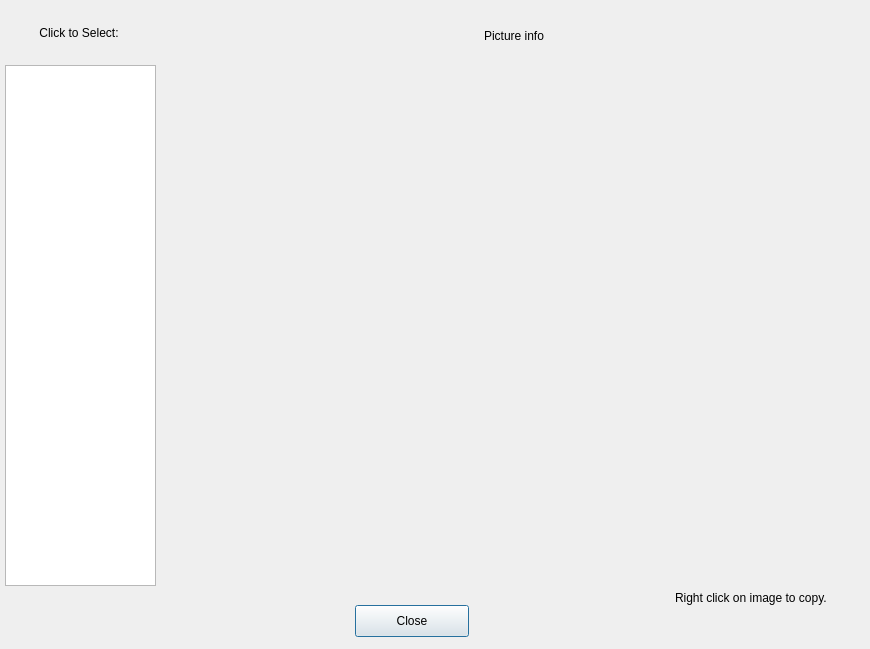
<?xml version="1.0" encoding="UTF-8"?>
<ui version="4.0">
 <class>DialogBiblePicture</class>
 <widget class="QDialog" name="DialogBiblePicture">
  <property name="geometry">
   <rect>
    <x>0</x>
    <y>0</y>
    <width>870</width>
    <height>649</height>
   </rect>
  </property>
  <property name="windowTitle">
   <string>Dialog</string>
  </property>
  <widget class="QPushButton" name="pbClose">
   <property name="geometry">
    <rect>
     <x>355</x>
     <y>605</y>
     <width>114</width>
     <height>32</height>
    </rect>
   </property>
   <property name="text">
    <string>Close</string>
   </property>
  </widget>
  <widget class="QLabel" name="label">
   <property name="geometry">
    <rect>
     <x>1</x>
     <y>25</y>
     <width>156</width>
     <height>16</height>
    </rect>
   </property>
   <property name="text">
    <string>Click to Select:</string>
   </property>
   <property name="alignment">
    <set>Qt::AlignCenter</set>
   </property>
  </widget>
  <widget class="QListWidget" name="listWidget">
   <property name="geometry">
    <rect>
     <x>5</x>
     <y>65</y>
     <width>151</width>
     <height>521</height>
    </rect>
   </property>
  </widget>
  <widget class="QLabel" name="labelPictureInfo">
   <property name="geometry">
    <rect>
     <x>161</x>
     <y>5</y>
     <width>706</width>
     <height>61</height>
    </rect>
   </property>
   <property name="text">
    <string>Picture info</string>
   </property>
   <property name="alignment">
    <set>Qt::AlignCenter</set>
   </property>
   <property name="wordWrap">
    <bool>true</bool>
   </property>
   <property name="margin">
    <number>10</number>
   </property>
  </widget>
  <widget class="QLabel" name="labeTip">
   <property name="geometry">
    <rect>
     <x>675</x>
     <y>590</y>
     <width>191</width>
     <height>16</height>
    </rect>
   </property>
   <property name="text">
    <string>Right click on image to copy.</string>
   </property>
  </widget>
 </widget>
 <resources/>
 <connections/>
</ui>
